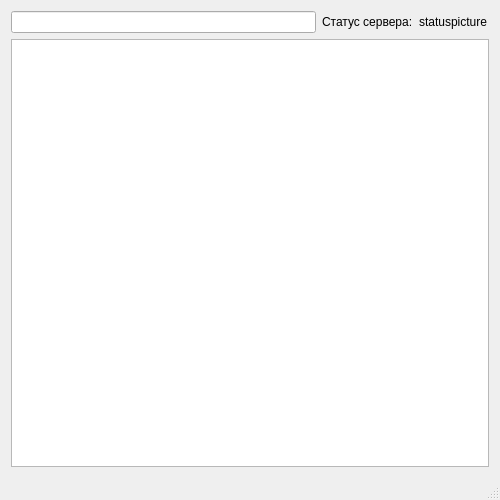
<?xml version="1.0" encoding="UTF-8"?>
<ui version="4.0">
 <class>MainWindow</class>
 <widget class="QMainWindow" name="MainWindow">
  <property name="geometry">
   <rect>
    <x>0</x>
    <y>0</y>
    <width>500</width>
    <height>500</height>
   </rect>
  </property>
  <property name="minimumSize">
   <size>
    <width>500</width>
    <height>500</height>
   </size>
  </property>
  <property name="windowTitle">
   <string>MainWindow</string>
  </property>
  <widget class="QWidget" name="centralWidget">
   <property name="minimumSize">
    <size>
     <width>450</width>
     <height>450</height>
    </size>
   </property>
   <layout class="QGridLayout" name="gridLayout">
    <item row="0" column="0">
     <layout class="QHBoxLayout" name="horizontalLayout">
      <item>
       <widget class="QLineEdit" name="lineEdit"/>
      </item>
      <item>
       <widget class="QLabel" name="status">
        <property name="text">
         <string>Статус сервера:</string>
        </property>
       </widget>
      </item>
      <item>
       <widget class="QLabel" name="statusPic">
        <property name="minimumSize">
         <size>
          <width>70</width>
          <height>0</height>
         </size>
        </property>
        <property name="maximumSize">
         <size>
          <width>25</width>
          <height>25</height>
         </size>
        </property>
        <property name="text">
         <string>statuspicture</string>
        </property>
       </widget>
      </item>
     </layout>
    </item>
    <item row="1" column="0">
     <widget class="QTableWidget" name="mainTable">
      <property name="minimumSize">
       <size>
        <width>450</width>
        <height>425</height>
       </size>
      </property>
      <property name="verticalScrollBarPolicy">
       <enum>Qt::ScrollBarAlwaysOff</enum>
      </property>
      <property name="horizontalScrollBarPolicy">
       <enum>Qt::ScrollBarAlwaysOff</enum>
      </property>
      <property name="sortingEnabled">
       <bool>true</bool>
      </property>
      <attribute name="horizontalHeaderVisible">
       <bool>false</bool>
      </attribute>
      <attribute name="horizontalHeaderShowSortIndicator" stdset="0">
       <bool>true</bool>
      </attribute>
      <attribute name="horizontalHeaderStretchLastSection">
       <bool>true</bool>
      </attribute>
      <attribute name="verticalHeaderVisible">
       <bool>false</bool>
      </attribute>
     </widget>
    </item>
   </layout>
  </widget>
  <widget class="QMenuBar" name="menuBar">
   <property name="geometry">
    <rect>
     <x>0</x>
     <y>0</y>
     <width>500</width>
     <height>21</height>
    </rect>
   </property>
  </widget>
  <widget class="QStatusBar" name="statusBar"/>
 </widget>
 <layoutdefault spacing="6" margin="11"/>
 <resources/>
 <connections/>
</ui>
